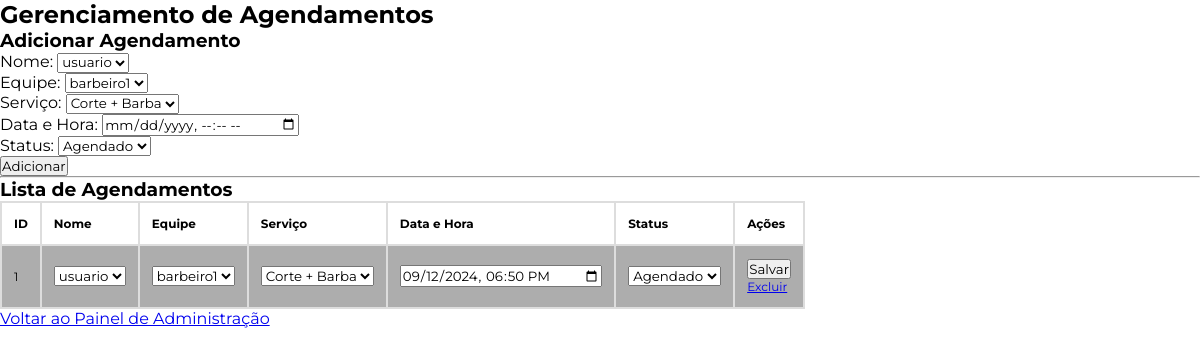
The app's page /gerenciamentoagendamento, older data.
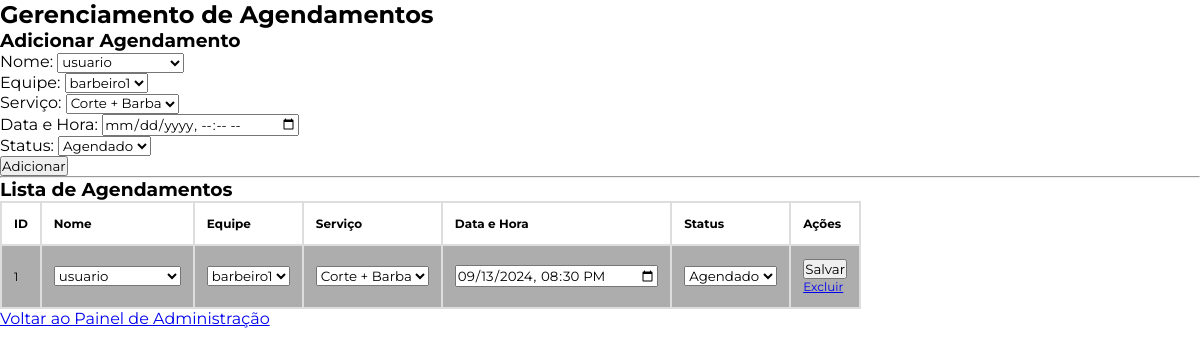
The same page, newer data.
### tables this page shows
CREATE TABLE Agendamentos (
            agendamento_id INTEGER PRIMARY KEY AUTOINCREMENT,
            user_id INTEGER,
            equipe_id INTEGER,
            servicos_id INTEGER,
            data_hora TEXT NOT NULL,
            status TEXT NOT NULL,
            FOREIGN KEY (user_id) REFERENCES Users(user_id),
            FOREIGN KEY (equipe_id) REFERENCES Equipe(equipe_id),
            FOREIGN KEY (servicos_id) REFERENCES Servicos(servicos_id)
        );

CREATE TABLE Users (
    user_id INTEGER PRIMARY KEY AUTOINCREMENT,
    nome TEXT NOT NULL,
    email TEXT NOT NULL UNIQUE,
    senha TEXT NOT NULL,
    telefone TEXT,
    role TEXT NOT NULL CHECK (role IN ('admin', 'cliente')),
    data_criacao TEXT DEFAULT (datetime('now')),
    ultimo_login TEXT
);

CREATE TABLE Equipe (
    equipe_id INTEGER PRIMARY KEY AUTOINCREMENT,
    nome TEXT NOT NULL,
    telefone TEXT,
    email TEXT UNIQUE,
    data_admissao TEXT DEFAULT (datetime('now')),
    ativo INTEGER DEFAULT 1
);

CREATE TABLE Servicos (
    servicos_id INTEGER PRIMARY KEY AUTOINCREMENT,
    nome TEXT NOT NULL,
    descricao TEXT,
    preco REAL NOT NULL,
    duracao INTEGER NOT NULL  -- duração em minutos
);

### app.py (the view, shortened to what this page needs)
@app.route('/gerenciamentoagendamento', methods=['GET', 'POST'])
def gerenciar_agendamentos():
    conn = get_db_connection()
    if request.args.get('excluir'):
        agendamento_id = request.args.get('excluir')
        print(f"Excluindo agendamento agendamento_id={agendamento_id}")  # Debug
        conn.execute('DELETE FROM Agendamentos WHERE agendamento_id = ?', (agendamento_id,))
        conn.commit()
        flash('Agendamento excluído com sucesso!')
    agendamentos = conn.execute('SELECT * FROM Agendamentos').fetchall()
    usuarios = conn.execute('SELECT user_id, nome FROM Users').fetchall()
    equipe = conn.execute('SELECT equipe_id, nome FROM Equipe').fetchall()
    servicos = conn.execute('SELECT servicos_id, nome FROM Servicos').fetchall()
    conn.close()
    return render_template('gerenciamento_agendamentos.html', agendamentos=agendamentos, usuarios=usuarios, equipe=equipe, servicos=servicos)

### app.py (called while the page is built)
def get_db_connection():
    conn = sqlite3.connect('barbearia.db')
    conn.row_factory = sqlite3.Row  # Permite acessar os resultados como dicionário
    return conn

### templates/gerenciamento_agendamentos.html (shortened to what this page needs)
<!DOCTYPE html>
<html lang="en">
<head>
    <link rel="stylesheet" type="text/css" href="{{ url_for('static', filename='css/style.css') }}">
</head>
<body>
    <h2>Gerenciamento de Agendamentos</h2>
    <h3>Adicionar Agendamento</h3>
    <form action="/gerenciamentoagendamento" method="POST">
        <label for="user_id">Nome:</label>
        <select id="user_id" name="user_id" required>
            {% for usuario in usuarios %}
                <option value="{{ usuario.user_id }}">{{ usuario.nome }}</option>
            {% endfor %}
        </select>
        <br>
        <label for="equipe_id">Equipe:</label>
        <select id="equipe_id" name="equipe_id" required>
            {% for membro in equipe %}
                <option value="{{ membro.equipe_id }}">{{ membro.nome }}</option>
            {% endfor %}
        </select>
        <br>
        <label for="servicos_id">Serviço:</label>
        <select id="servicos_id" name="servicos_id" required>
            {% for servico in servicos %}
                <option value="{{ servico.servicos_id }}">{{ servico.nome }}</option>
            {% endfor %}
        </select>
        <br>
        <label for="data_hora">Data e Hora:</label>
        <input type="datetime-local" id="data_hora" name="data_hora" required>
        <br>
        <label for="status">Status:</label>
        <select id="status" name="status" required>
            <option value="agendado">Agendado</option>
        </select>
        <br>
        <button type="submit">Adicionar</button>
    </form>
    <hr>
    <h3>Lista de Agendamentos</h3>
    <table border="1">
        <tr>
            <th>ID</th>
            <th>Nome</th>
            <th>Equipe</th>
            <th>Serviço</th>
            <th>Data e Hora</th>
            <th>Status</th>
            <th>Ações</th>
        </tr>
        {% for agendamento in agendamentos %}
        <tr>
            <form action="/gerenciamentoagendamento" method="POST">
                <td>{{ agendamento.agendamento_id }}</td>
                <td>
                    <select name="user_id" required>
                        {% for usuario in usuarios %}
                            <option value="{{ usuario.user_id }}" {% if usuario.user_id == agendamento.user_id %}selected{% endif %}>{{ usuario.nome }}</option>
                        {% endfor %}
                    </select>
                </td>
                <td>
                    <select name="equipe_id" required>
                        {% for membro in equipe %}
                            <option value="{{ membro.equipe_id }}" {% if membro.equipe_id == agendamento.equipe_id %}selected{% endif %}>{{ membro.nome }}</option>
                        {% endfor %}
                    </select>
                </td>
                <td>
                    <select name="servicos_id" required>
                        {% for servico in servicos %}
                            <option value="{{ servico.servicos_id }}" {% if servico.servicos_id == agendamento.servicos_id %}selected{% endif %}>{{ servico.nome }}</option>
                        {% endfor %}
                    </select>
                </td>
                <td>
                    <input type="datetime-local" name="data_hora" value="{{ agendamento.data_hora }}" required>
                </td>
                <td>
                    <select name="status" required>
                        <option value="agendado" {% if agendamento.status == 'agendado' %}selected{% endif %}>Agendado</option>
                    </select>
                </td>
                <td>
                    <button type="submit" name="editar">Salvar</button>
                    <a href="?excluir={{ agendamento.agendamento_id }}" onclick="return confirm('Tem certeza que deseja excluir este agendamento?');">Excluir</a>
                </td>
            </form>
        </tr>
        {% endfor %}
    </table>
    <a href="/indexadmin">Voltar ao Painel de Administração</a>
</body>
</html>

### static/css/style.css (style rules this page uses)
:root { --cor-principal: #6b0002; --cor-secundaria: black; --cor-terciaria: #fafafa; --animações1: #6b0002; --bordas: #fff; }
* { margin: 0; padding: 0; font-family: 'Montserrat', sans-serif; }
html { scroll-behavior: smooth; }
table { font-family: arial, sans-serif; border-collapse: collapse; width: 40vw; height: 9vw; }
td, th { border: 2px solid #dddddd; text-align: left; font-size: 1.5vh; padding: 12px; }
tr:nth-child(even) { background-color: #adadad; }

Row changes from the older to the newer data that the page shows:
changed Agendamentos "Agendado": data_hora "09/12/2024 18:50" → "09/13/2024 20:30"
